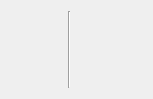
      <widget class="QWidget" name="scrollAreaWidgetContents_3">
       <property name="geometry">
        <rect>
         <x>0</x>
         <y>0</y>
         <width>153</width>
         <height>99</height>
        </rect>
       </property>
       <layout class="QGridLayout" name="gridLayout_3">
        <item row="0" column="2">
         <widget class="QLabel" name="label_60">
          <property name="minimumSize">
           <size>
            <width>65</width>
            <height>0</height>
           </size>
          </property>
          <property name="maximumSize">
           <size>
            <width>65</width>
            <height>16777215</height>
           </size>
          </property>
          <property name="font">
           <font>
            <pointsize>8</pointsize>
           </font>
          </property>
          <property name="text">
           <string/>
          </property>
         </widget>
        </item>
        <item row="0" column="0">
         <widget class="QLabel" name="label_59">
          <property name="font">
           <font>
            <pointsize>8</pointsize>
           </font>
          </property>
          <property name="text">
           <string/>
          </property>
         </widget>
        </item>
        <item row="0" column="1">
         <widget class="Line" name="line_9">
          <property name="orientation">
           <enum>Qt::Vertical</enum>
          </property>
         </widget>
        </item>
       </layout>
      </widget>
